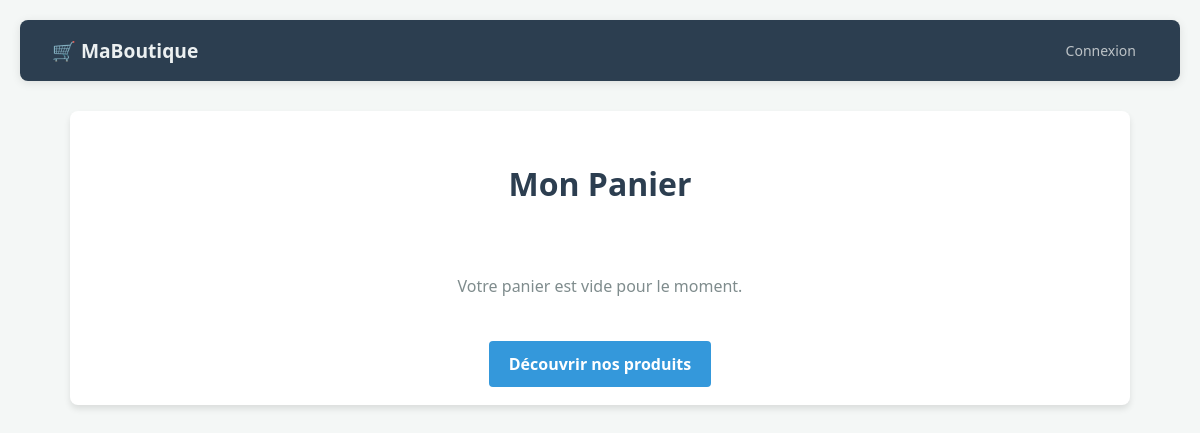
The app's page /panier.php, older data.
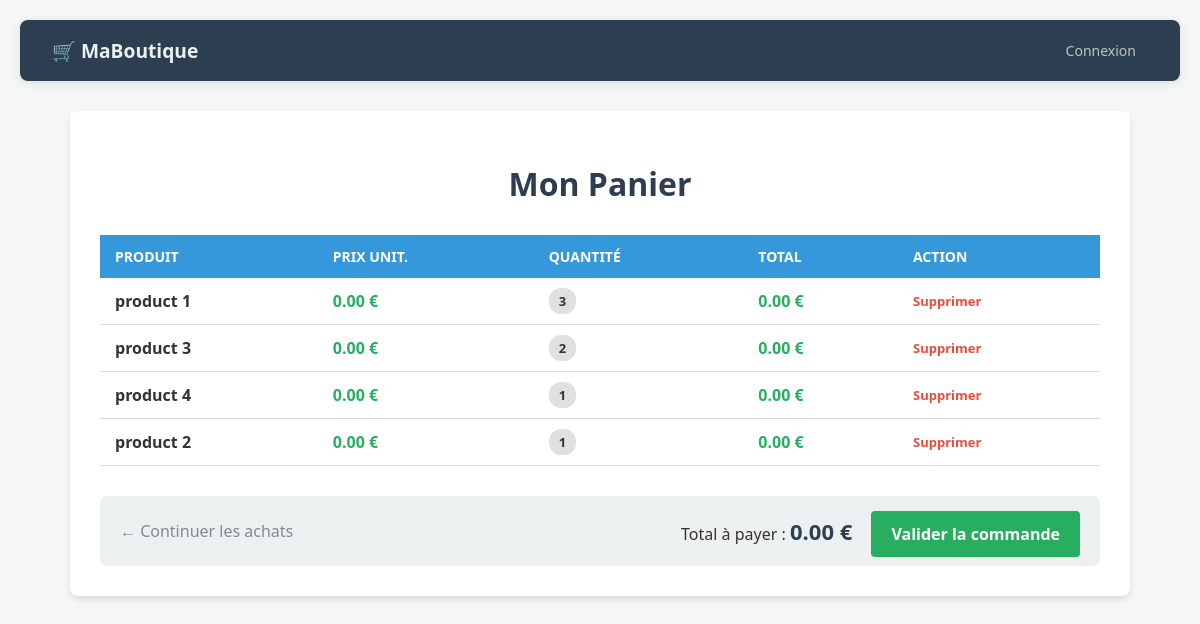
The same page, newer data.
### tables this page shows
CREATE TABLE `cart` (
  `id` int NOT NULL,
  `user_id` int NOT NULL,
  `product_id` int NOT NULL,
  `quantity` int DEFAULT '1',
  `added_at` timestamp NULL DEFAULT CURRENT_TIMESTAMP
);

CREATE TABLE `product` (
  `id` int NOT NULL,
  `label` varchar(200) NOT NULL,
  `id_category` int NOT NULL,
  `description` text
);

### src/panier.php (the view, shortened to what this page needs)
<?php
require_once("menu.php");
$user_id = isset($_GET['u']) ? intval($_GET['u']) : 123;
$conn = new mysqli($servername, $username, $password, $dbname);
$grand_total = 0;
?>
<!DOCTYPE html>
<html lang="fr">
<head>
</head>
<body>
<div class="container">
    <h1>Mon Panier</h1>
    <?php
    $sql = "SELECT c.id as cart_id, p.label, p.price, c.quantity
            FROM cart c
            INNER JOIN product p ON c.product_id = p.id
            WHERE c.user_id = $user_id";
    $result = $conn->query($sql);
    if ($result && $result->num_rows > 0):
    ?>
        <table>
            <thead>
                <tr>
                    <th>Produit</th>
                    <th>Prix Unit.</th>
                    <th>Quantité</th>
                    <th>Total</th>
                    <th>Action</th>
                </tr>
            </thead>
            <tbody>
                <?php while($row = $result->fetch_assoc()):
                    $subtotal = $row['price'] * $row['quantity'];
                    $grand_total += $subtotal;
                ?>
                <tr>
                    <td><strong><?php echo htmlspecialchars($row['label']); ?></strong></td>
                    <td class="price"><?php echo number_format($row['price'], 2); ?> €</td>
                    <td><span class="badge-qty"><?php echo $row['quantity']; ?></span></td>
                    <td class="price"><?php echo number_format($subtotal, 2); ?> €</td>
                    <td>
                        <a href="supprimer-item.php?id=<?php echo $row['cart_id']; ?>" class="btn-delete" onclick="return confirm('Supprimer cet article ?')">Supprimer</a>
                    </td>
                </tr>
                <?php endwhile; ?>
            </tbody>
        </table>
        <div class="cart-footer">
            <a href="home.php" style="color: #7f8c8d; text-decoration: none;">← Continuer les achats</a>
            <div>
                <span style="margin-right: 15px;">Total à payer : <span class="total-price"><?php echo number_format($grand_total, 2); ?> €</span></span>
                <a href="commander.php" class="btn-checkout">Valider la commande</a>
            </div>
        </div>
    <?php else: ?>
        <p style="text-align: center; padding: 40px; color: #7f8c8d;">
            Votre panier est vide pour le moment.
        </p>
        <div style="text-align: center;">
            <a href="home.php" class="btn-checkout" style="background-color: #3498db;">Découvrir nos produits</a>
        </div>
    <?php endif; ?>
</div>
</body>
</html>

### src/menu.php (shortened to what this page needs)
<?php
$user_id = isset($_COOKIE['user_id']) ? intval($_COOKIE['user_id']) : 0;
$user_role = isset($_COOKIE['user_role']) ? $_COOKIE['user_role'] : '';
$total_items = 0;
?>
<nav class="navbar">
    <a href="home.php" class="navbar-brand">🛒 MaBoutique</a>
    <div class="navbar-links">
        <?php if ($user_id > 0): ?>
            <a href="home.php" class="nav-link">Tous les produits</a>
            <div class="nav-separator"></div>
            <a href="panier.php?u=<?php echo $user_id; ?>" class="nav-link">
                Mon panier
                <?php if ($total_items > 0): ?>
                    <span class="badge-cart"><?php echo $total_items; ?></span>
                <?php endif; ?>
            </a>
            <a href="profile.php?u=<?php echo $user_id; ?>" class="nav-link">Mon profil</a>
            <a href="logout.php" class="nav-link" style="color: #e74c3c;">Déconnexion</a>
            <?php if ($user_role === 'admin'): ?>
                <div class="nav-separator"></div>
                <a href="admin/admin.php" class="nav-link nav-link-admin">Admin</a>
            <?php endif; ?>
        <?php else: ?>
            <a href="index.php" class="nav-link">Connexion</a>
        <?php endif; ?>
    </div>
</nav>

### src/menu.php (style rules this page uses)
.navbar { background-color: #2c3e50; padding: 0.8rem 2rem; display: flex; justify-content: space-between; align-items: center; box-shadow: 0 2px 10px rgba(0,0,0,0.1); margin-bottom: 30px; border-radius: 8px; }
.navbar-brand { color: #ecf0f1; font-weight: bold; font-size: 1.2rem; text-decoration: none; display: flex; align-items: center; gap: 10px; }
.navbar-links { display: flex; gap: 15px; align-items: center; }
.nav-link { color: #bdc3c7; text-decoration: none; font-size: 14px; font-weight: 500; padding: 8px 12px; border-radius: 5px; transition: all 0.3s ease; }
.nav-link { display: flex; align-items: center; }
.navbar { background-color: #2c3e50; padding: 0.8rem 2rem; display: flex; justify-content: space-between; align-items: center; box-shadow: 0 2px 10px rgba(0,0,0,0.1); margin-bottom: 30px; border-radius: 8px; font-family: 'Segoe UI', sans-serif; }
.nav-link { color: #bdc3c7; text-decoration: none; font-size: 14px; font-weight: 500; padding: 8px 12px; border-radius: 5px; transition: all 0.3s ease; display: flex; align-items: center; }

### src/panier.php (style rules this page uses)
body { font-family: 'Segoe UI', Tahoma, Geneva, Verdana, sans-serif; background-color: #f4f7f6; color: #333; margin: 0; padding: 20px; }
.container { max-width: 1000px; margin: 0 auto; background: white; padding: 30px; border-radius: 8px; box-shadow: 0 4px 6px rgba(0,0,0,0.1); }
h1 { color: #2c3e50; text-align: center; margin-bottom: 30px; }
table { width: 100%; border-collapse: collapse; }
th { background-color: #3498db; color: white; padding: 12px 15px; text-align: left; text-transform: uppercase; font-size: 14px; }
td { padding: 12px 15px; border-bottom: 1px solid #ddd; }
.price { font-weight: bold; color: #27ae60; }
.badge-qty { background: #e0e0e0; padding: 4px 10px; border-radius: 12px; font-size: 13px; font-weight: bold; }
.btn-delete { color: #e74c3c; text-decoration: none; font-weight: bold; font-size: 13px; }
.cart-footer { margin-top: 30px; padding: 20px; background: #ecf0f1; border-radius: 8px; display: flex; justify-content: space-between; align-items: center; }
.total-price { font-size: 22px; font-weight: bold; color: #2c3e50; }
.btn-checkout { background-color: #27ae60; color: white; padding: 12px 20px; text-decoration: none; border-radius: 4px; font-weight: bold; transition: background 0.3s; }

Row changes from the older to the newer data that the page shows:
added cart: product.label "product 1", product.price "0.00", quantity "3"
added cart: product.label "product 3", product.price "0.00", quantity "2"
added cart: product.label "product 4", product.price "0.00", quantity "1"
added cart: product.label "product 2", product.price "0.00", quantity "1"
Text that changed along with them:
$grand_total: (not shown) → "0.00"
text no longer shown: "Votre panier est vide pour le moment. Découvrir nos produits"
text now shown: "PRODUIT PRIX UNIT. QUANTITÉ TOTAL ACTION ← Continuer les achats Total à payer : € Valider la commande"
